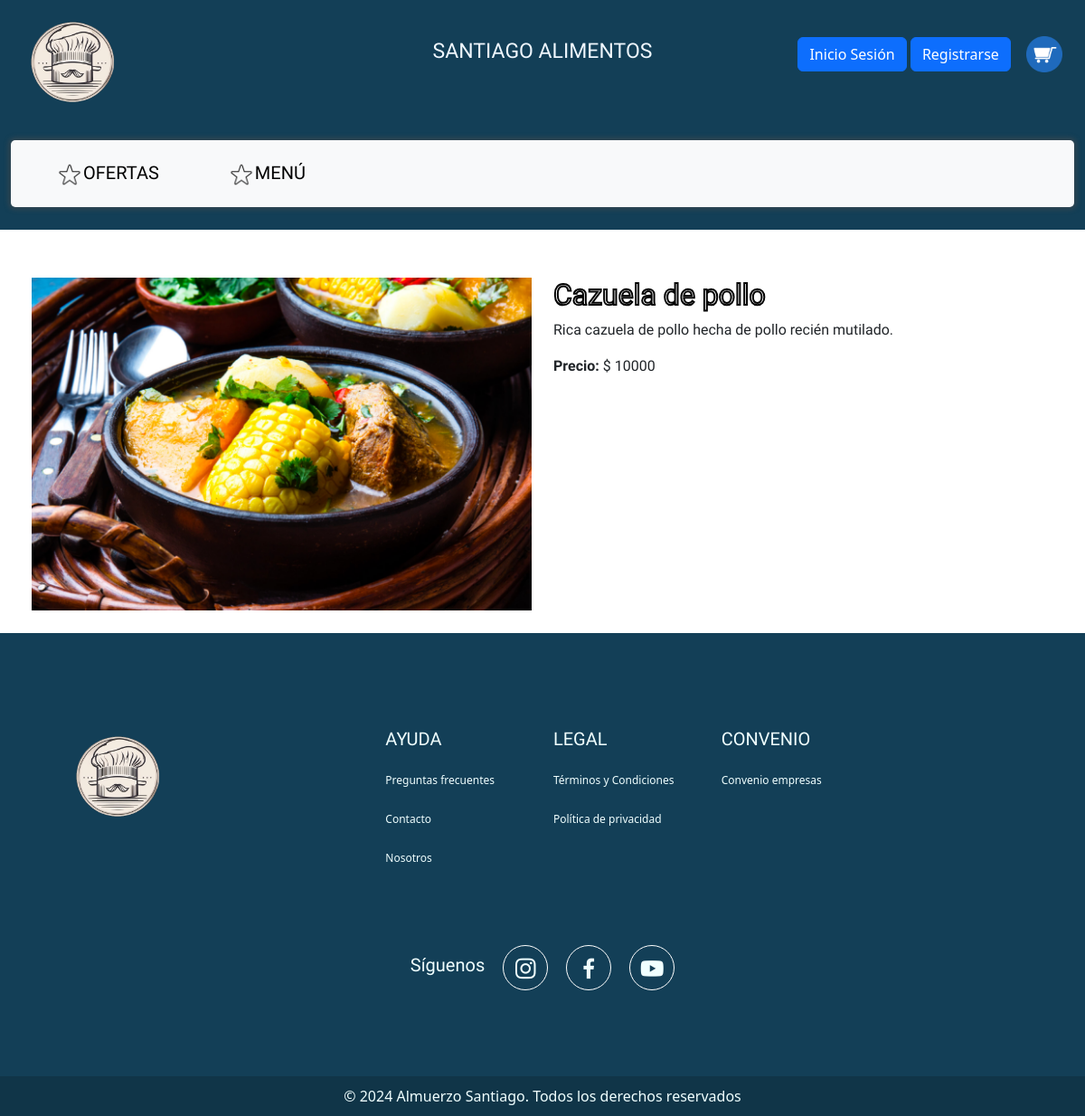
The app's page /plato/1/, older data.
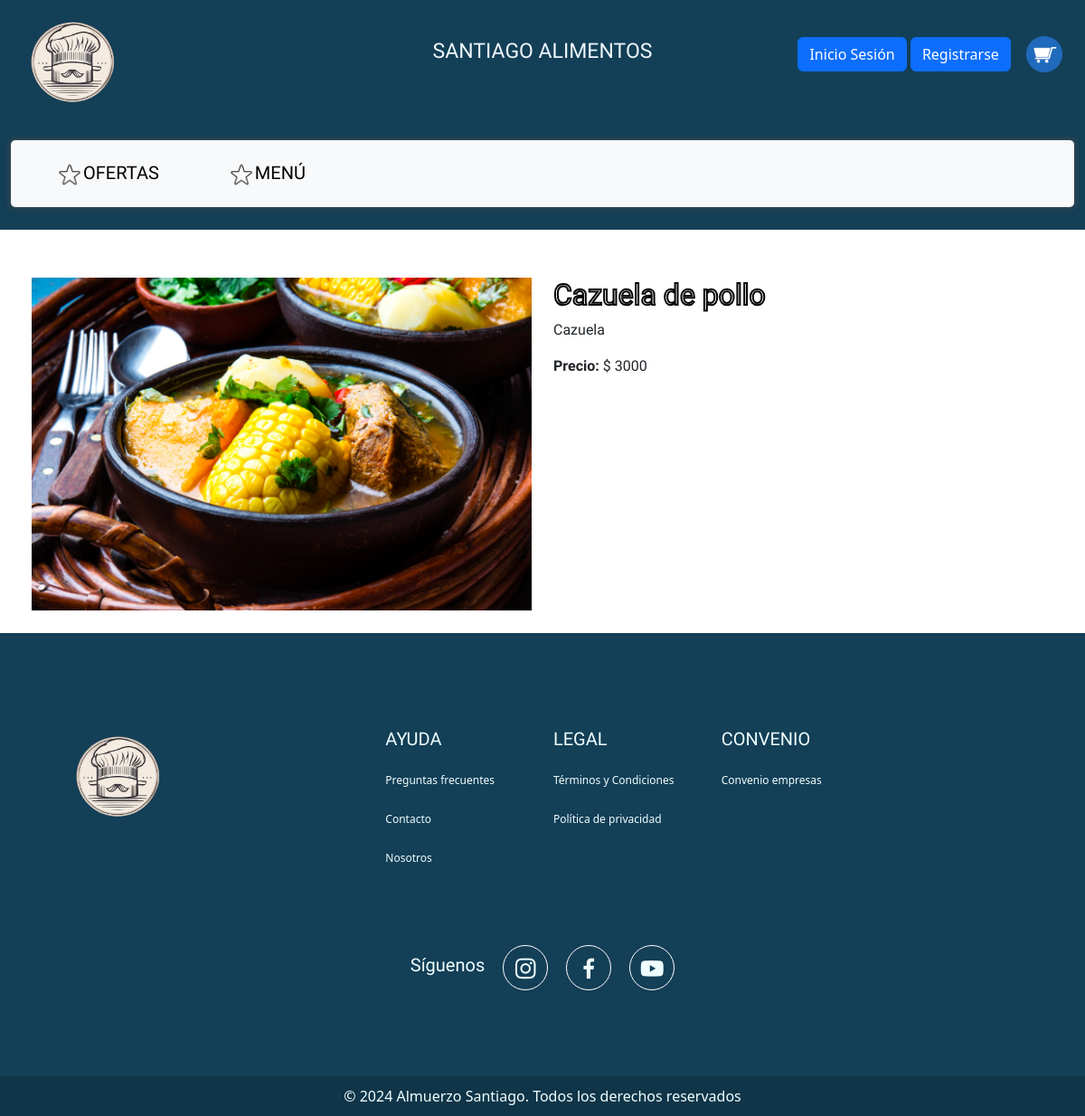
The same page, newer data.
### Alimentos_Santiago/models.py (models this page shows, shortened)
class PlatoProveedor(models.Model):
    id = models.AutoField(primary_key=True)
    proveedor = models.ForeignKey(Proveedor, on_delete=models.CASCADE)
    nombre_plato = models.CharField('Nombre del plato', max_length=100, blank=False, null=False)
    descripcion = models.TextField()
    precio = models.IntegerField('Precio')
    stock = models.IntegerField()
    disponibilidad = models.BooleanField('Disponibilidad', default=True, blank=False, null=False) #mi no entender
    imagen = models.ImageField('Imagen del plato', upload_to='Alimentos_Santiago/media/platos/', blank=True, null=True)
    class Meta:
        verbose_name = 'Plato Proveedor'
        verbose_name_plural = 'Platos Proveedores'
        ordering = ['proveedor', 'nombre_plato']

### Alimentos_Santiago/views.py (the view)
# urls.py: path('plato/<int:id>/', views.detalle_plato, name='detalle_plato'), # Se define la URL para la vista de detalle de producto.
def detalle_plato(request, id):
    perfil = request.session.get('perfil')
    plato = get_object_or_404(PlatoProveedor, id=id)
    context = {
        'perfil': perfil,
        'plato': plato,
    }
    return render(request, 'public/detalle_plato.html', context)

### Alimentos_Santiago/context_processor.py (called while the page is built)
def total_carrito(request):
    total = 0
    if request.user.is_authenticated:
        if "carrito" in request.session and request.session["carrito"]:
            for key, value in request.session["carrito"].items():
                total += float(value["acumulado"])
    return {"total_carrito": total}

### Alimentos_Santiago/templates/public/detalle_plato.html (shortened to what this page needs)
{% extends 'base.html' %}
{% load static %}
{% block content %}
    <div class="container-fluid" id="barra_principal">
        <div class="row">
          <div class="container col-4 col-sm-4 col-md-4 col-lg-4 col-xl-4">
            <a href="{% url 'inicio'%}"><img  class="logo" src="{% static 'img/Logo.png' %}" alt="..." ></a>
          </div>
          <div class="ver-menu col-4 col-sm-4 col-md-4 col-lg-4 col-xl-4">
            <p class="ver-menu">SANTIAGO ALIMENTOS</p>
          </div>
            <div class="usuario  col-4 col-sm-4 col-md-4 col-lg-4 col-xl-4">
              <div class="dropdown">
                {% if perfil != 'admin' and perfil != 'cliente' %}
                  <a class="btn btn-primary" href="{% url 'iniciosesion' %}">Inicio Sesión</a>
                  <a class="btn btn-primary" href="{% url 'registro' %}">Registrarse</a>
                {% else %}
                  <a name="" id="" class="btn btn-primary" href="#" role="button">{{ request.user.username }}</a>
                  <a class="btn btn-primary" href="{% url 'logout' %}">Cerrar sesión</a>
                {% endif %}
                <a href="#">
                  <button id="carrito1" type="button" class="btn" onclick="abrirCarrito()">
                    <img src="{% static 'img/carrito.png'%}" width="40px">
                  </button>
                </a>
              </div>
            </div>
          <div class="col-12 col-sm-12 col-md-12 col-lg-12 col-xl-12">
            <nav id="navbar" class="navbar navbar-expand-lg bg-body-tertiary ">
              <div class="container-fluid">
                <div class="collapse navbar-collapse" id="navbarNavDropdown">
                  <ul class="navbar-nav">
                    <li class="nav-item item_arriba">
                      <a class="nav-link active" aria-current="page" href="#OFERTAS"><img src="{% static 'img/icono2.png'%}" width="30px">OFERTAS</a>
                    </li>
                    <li class="nav-item item_arriba">
                      <a class="nav-link active" aria-current="page" href="{% url 'menu' %}"><img src="{% static 'img/icono2.png'%}" width="30px">MENÚ</a>
                    </li>
                  </ul>
                </div>
              </div>
            </nav>
          </div>
        </div>
      </div>
    <div class="container">
        <div class="row mt-5">
            <div class="col-md-6">
                <img src="{{ plato.imagen.url }}" class="img-fluid" alt="{{ plato.nombre_plato }}">
            </div>
            <div class="col-md-6">
                <h2>{{ plato.nombre_plato }}</h2>
                <p>{{ plato.descripcion }}</p>
                <p><strong>Precio:</strong> $ {{ plato.precio }} </p>
            </div>
        </div>
    </div>
{% endblock %}

Row changes from the older to the newer data that the page shows:
changed PlatoProveedor "Cazuela de pollo": descripcion "Rica cazuela de pollo hecha de pollo recién mutilado." → "Cazuela"; precio "10000" → "3000"
